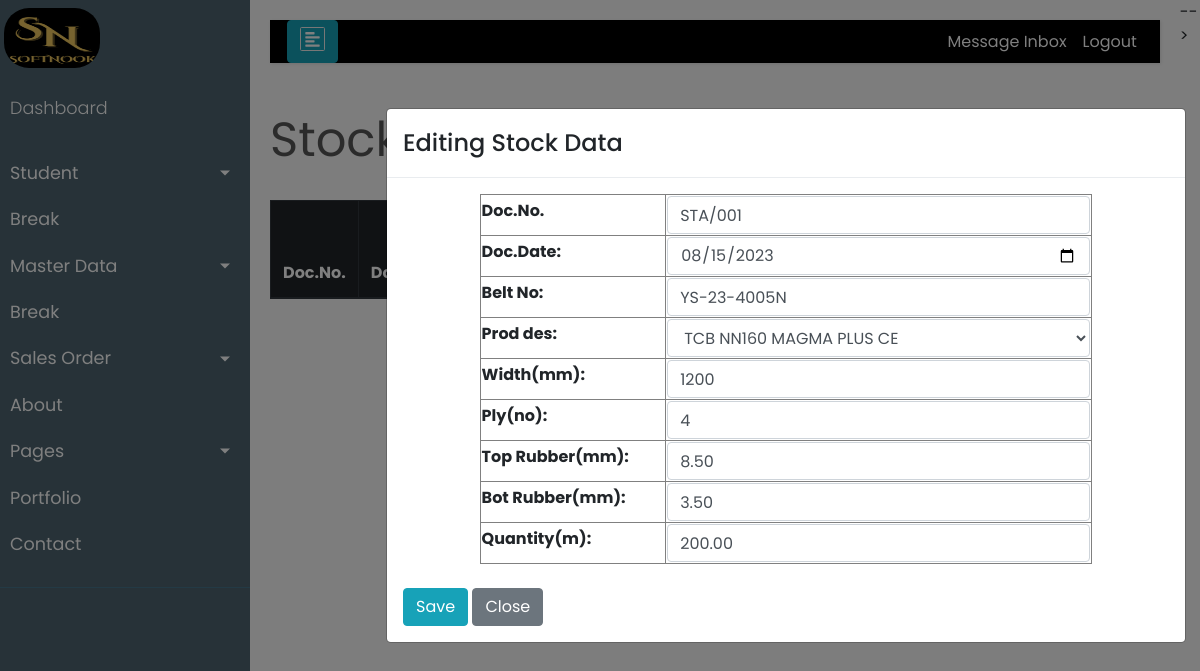
The app's page /product/edit-stock/1/ with its own data.
### product/models.py (models this page shows, shortened)
class Stock(models.Model):
    id              = models.AutoField(primary_key=True)
    doc_no          = models.CharField(verbose_name='Doc.No.', max_length=20, null=True, blank=True)
    doc_dt          = models.DateField(verbose_name='Doc.Date', null=True, blank=True)
    belt_no         = models.CharField(verbose_name='Belt No', max_length=20, unique=True, null=True, blank=True)
    name            = models.CharField(verbose_name='Item Code', max_length=10, null=True, blank=True)
    prod_des        = models.ForeignKey(Product, on_delete = models.CASCADE, related_name='proddesc')
    item_text       = models.CharField(verbose_name='Item Description', max_length=100, null=True, blank=True)
    width           = models.IntegerField(verbose_name='Width(mm)',validators=[MinValueValidator(500), MaxValueValidator(1800)],null=True, blank=True)
    ply             = models.IntegerField(verbose_name='Ply(no)',validators=[MinValueValidator(2), MaxValueValidator(8)],null=True, blank=True)
    tr              = models.DecimalField(verbose_name='Top Rubber(mm)',validators=[MinValueValidator(1.5), MaxValueValidator(20.00)],max_digits=5, decimal_places=2,null=True,blank=True)
    br              = models.DecimalField(verbose_name='Bot Rubber(mm)',validators=[MinValueValidator(1.5), MaxValueValidator(20.00)],max_digits=5, decimal_places=2,null=True,blank=True)
    quantity        = models.DecimalField(verbose_name='Quantity(m)',validators=[MinValueValidator(10), MaxValueValidator(450.00)],max_digits=6, decimal_places=2,null=True,blank=True)
    is_deleted      = models.BooleanField(default=False)
    created_date    = models.DateTimeField(auto_now_add=True)
    modified_date   = models.DateTimeField(auto_now=True)
    fk_email 	    = models.ForeignKey(Account,verbose_name="email key", on_delete=models.CASCADE, null=True, blank=True)

class Product(models.Model):
    prod_code = models.CharField(verbose_name='Prod-Code', max_length=10, unique=True, null=True, blank=True)
    PROD_CHOICES    = (
 		 (None, 'Select'),
         ('01', 'SCB'),
         ('02', 'TCB'),
         ('03', 'S-PIPE'),
         ('04', 'T-PIPE'),
	)
    prod_tag        = models.CharField(verbose_name='Prod-Catg', max_length=7,
	                                  choices=PROD_CHOICES, null=True, blank=True)
    FAB_CHOICES     = (
 		 (None, 'Select'),
         ('01', 'NN'),
         ('02', 'EP'),
         ('03', 'PP'),
	)
    fab_type        = models.CharField(verbose_name='Fab-type', max_length=5,
	                                  choices=FAB_CHOICES, null=True, blank=True)
    FAB_DSG  = (
         (None, 'Select'),
         ('01', '90'),
         ('02', '100'),
         ('03', '125'),
         ('04', '160'),
         ('05', '200'),
         ('06', '250'),
         ('07', '315'),
         ('08', '350'),
         ('09', '400'),
         ('10', '450'),
         ('11', '500'),
    )
    fab_str         = models.CharField(verbose_name='Fab-Style', max_length=3,
	                                  choices=FAB_DSG, null=True, blank=True)
    grade           = models.ForeignKey("Grade", verbose_name="Grade", on_delete=models.CASCADE, null=True, blank=True)
    EDGE_CHOICES = (
 		 (None, 'Select'),
         ('01', 'CE'),
         ('02', 'ME'),
	)
    edge            = models.CharField(verbose_name='Edge', max_length=5,choices=EDGE_CHOICES, null=True, blank=True)
    ST_CHOICES = (
            (None, 'Select'),
            ('ST 1000','ST 1000'),
            ('ST 1250','ST 1250'),
            ('ST 1400','ST 1400'),
            ('ST 1600','ST 1600'),
            ('ST 1800','ST 1800'),
            ('ST 2000','ST 2000'),
            ('ST 2500','ST 2500'),
            ('ST 2800','ST 2800'),
            ('ST 3150','ST 3150'),
            ('ST 3500','ST 3500'),
            ('ST 4000','ST 4000'),
            ('ST 4500','ST 4500'),
            ('ST 5000','ST 5000'),
            ('ST 5400','ST 5400'),
            ('ST 6300','ST 6300'),
            ('ST 6800','ST 6800'),
            ('ST 7500','ST 7500'),
            ('ST 2250','ST 2250'),
	)
    st_rating       = models.CharField(verbose_name='Strength', max_length=7,choices=ST_CHOICES, null=True, blank=True)
    STCON_CHOICES   = (
 		 (None, 'Select'),
         ('01', '7x7'),
         ('02', '7x19'),
	)
    cord_const      = models.CharField(verbose_name='Cord Const.', max_length=15,choices=STCON_CHOICES, null=True, blank=True)
    prod_des        = models.CharField(verbose_name='Item Description', max_length=250, null=True, blank=True)
    created_date    = models.DateTimeField(auto_now_add=True)
    modified_date   = models.DateTimeField(auto_now=True)
    email 	        = models.ForeignKey(Account,verbose_name="email key", on_delete=models.CASCADE, null=True, blank=True)
    def __str__(self):
        return f'{self.prod_des}'

### product/views.py (the view)
# urls.py: path('edit-stock/<str:stock_id>/', edit_stock, name='edit-stock'),
def edit_stock(request, stock_id):
    stock = get_object_or_404(Stock, pk=stock_id)
    if request.method == 'POST':
        form = StockForm(request.POST, instance=stock)
        if form.is_valid():
            stock_item = form.save(commit=False)
            stock_item.save()
            return redirect('product:stock-list')
    else:
        form = StockForm(instance=stock)
    return render(request, 'product/edit_stock.html', {'form': form})

### product/templates/product/edit_stock.html (shortened to what this page needs)
<!doctype html>
<html lang="en">
	{% block content %}
	{% include "product/stock_list.html" %}
  <head>
  </head>
  <body>
  <br>
  <br>
  <br>
  <div class="modal fade" id="myModal" role="dialog" >
    <div class="modal-dialog" >
      <div class="modal-content">
        <div class="modal-header">
            <h4 class="modal-title">Editing Stock Data</h4>
        </div>
        <div class="modal-body">
          <form method="POST">
		  <table id="my-table" class="container" style="width:80%;" border="1">
				{{ form }}
		  </table>
		  <br>
			{% if error_message %}
                            <div class="alert alert-danger">
                                {{ error_message|safe }}
                            </div>
            {% else %}
							<button type="submit" style="text-align:left;" class="btn btn-info">Save</button>
							<button type="button"  class="btn btn-secondary" id="closeModalBtn" data-dismiss="modal">Close</button>
			{% endif %}
		</form>
        </div>
      </div>
    </div>
  </div>
{% endblock content %}
</body>
</html>

### templates/base.html (style rules this page uses)
body { font-family: 'Poppins', sans-serif; background: #fafafa; }

### product/templates/product/edit_stock.html (style rules this page uses)
.modal { position: absolute; top: 10%; left: 6%; }
.modal-content { width : 800px !important; }

### records on screen
Stock: doc_no "STA/001", doc_dt "08/15/2023", belt_no "YS-23-4005N", width "1200", ply "4", tr "8.50", br "3.50", quantity "200.00"
Product: prod_des "TCB NN160 MAGMA PLUS CE"
